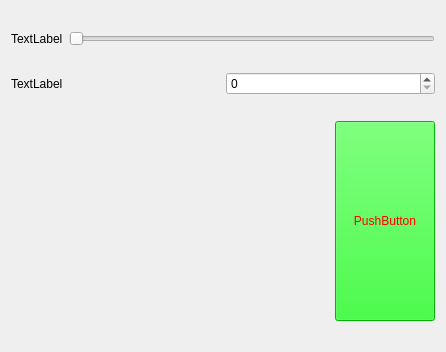
<?xml version="1.0" encoding="UTF-8"?>
<ui version="4.0">
 <class>Form</class>
 <widget class="QWidget" name="Form">
  <property name="geometry">
   <rect>
    <x>0</x>
    <y>0</y>
    <width>446</width>
    <height>352</height>
   </rect>
  </property>
  <property name="windowTitle">
   <string>Form</string>
  </property>
  <layout class="QVBoxLayout" name="verticalLayout">
   <item>
    <layout class="QHBoxLayout" name="horizontalLayout">
     <item>
      <widget class="QLabel" name="nom_slider">
       <property name="text">
        <string>TextLabel</string>
       </property>
      </widget>
     </item>
     <item>
      <widget class="QSlider" name="slider">
       <property name="orientation">
        <enum>Qt::Horizontal</enum>
       </property>
      </widget>
     </item>
    </layout>
   </item>
   <item>
    <layout class="QHBoxLayout" name="horizontalLayout_3">
     <item>
      <widget class="QLabel" name="label_2">
       <property name="text">
        <string>TextLabel</string>
       </property>
      </widget>
     </item>
     <item>
      <widget class="QSpinBox" name="spinBox"/>
     </item>
    </layout>
   </item>
   <item>
    <layout class="QHBoxLayout" name="horizontalLayout_2">
     <item>
      <spacer name="horizontalSpacer">
       <property name="orientation">
        <enum>Qt::Horizontal</enum>
       </property>
       <property name="sizeHint" stdset="0">
        <size>
         <width>40</width>
         <height>20</height>
        </size>
       </property>
      </spacer>
     </item>
     <item>
      <widget class="QPushButton" name="pushButton">
       <property name="enabled">
        <bool>true</bool>
       </property>
       <property name="minimumSize">
        <size>
         <width>100</width>
         <height>100</height>
        </size>
       </property>
       <property name="maximumSize">
        <size>
         <width>200</width>
         <height>200</height>
        </size>
       </property>
       <property name="styleSheet">
        <string notr="true">color:rgb(255,0,0);
background-color:rgb(0, 255, 0);</string>
       </property>
       <property name="text">
        <string>PushButton</string>
       </property>
      </widget>
     </item>
    </layout>
   </item>
  </layout>
 </widget>
 <resources/>
 <connections>
  <connection>
   <sender>spinBox</sender>
   <signal>valueChanged(int)</signal>
   <receiver>slider</receiver>
   <slot>setValue(int)</slot>
   <hints>
    <hint type="sourcelabel">
     <x>363</x>
     <y>170</y>
    </hint>
    <hint type="destinationlabel">
     <x>367</x>
     <y>61</y>
    </hint>
   </hints>
  </connection>
  <connection>
   <sender>slider</sender>
   <signal>valueChanged(int)</signal>
   <receiver>spinBox</receiver>
   <slot>setValue(int)</slot>
   <hints>
    <hint type="sourcelabel">
     <x>256</x>
     <y>65</y>
    </hint>
    <hint type="destinationlabel">
     <x>256</x>
     <y>162</y>
    </hint>
   </hints>
  </connection>
  <connection>
   <sender>pushButton</sender>
   <signal>clicked()</signal>
   <receiver>Form</receiver>
   <slot>close()</slot>
   <hints>
    <hint type="sourcelabel">
     <x>372</x>
     <y>297</y>
    </hint>
    <hint type="destinationlabel">
     <x>4</x>
     <y>291</y>
    </hint>
   </hints>
  </connection>
 </connections>
</ui>
